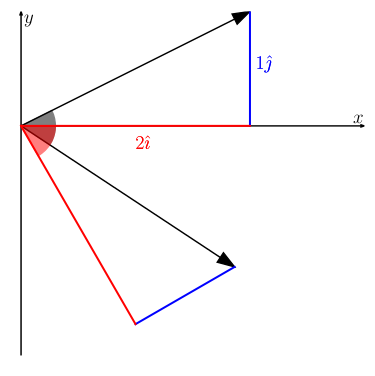

The script that saved this image:
import matplotlib.pyplot as plt
from matplotlib.patches import Wedge
import numpy as np

plt.rcParams['text.usetex'] = True
plt.rcParams['font.family'] = 'Computer Modern'

fig, ax = plt.subplots()

ax.set_xlim(-0.1, 3)
ax.set_ylim(-2.1, 1)
ax.set_box_aspect(1)

ax.arrow(0, 0, 0, 1, head_width = 0.02, length_includes_head=True, color='black')

ax.text(0.025, 0.9, '$y$', size='x-large')

ax.arrow(0, 0, 0, -2, head_width = 0, length_includes_head=True, color='black')

ax.arrow(0, 0, 3, 0, head_width = 0.02, length_includes_head=True, color='black')

ax.text(2.9, 0.025, '$x$', size='x-large')

rotangle = -60
rotMatrix = np.array([[np.cos(np.radians(rotangle)), -np.sin(np.radians(rotangle))], 
[np.sin(np.radians(rotangle)), np.cos(np.radians(rotangle))]])

plt.arrow(0, 0, 2, 1, head_width=0.1, color='black', length_includes_head=True)

temp = np.matmul(rotMatrix, ([2], [1]))
plt.arrow(0, 0, temp[0][0], temp[1][0], head_width=0.1, color='black', length_includes_head=True)

y = np.linspace(0, 1, 100)
x = np.full_like(y, 2)

plt.plot(x, y, color='blue')
plt.text(2.05, 0.5, "$1\hat{\jmath}$", color='blue', size='x-large')

temp = np.matmul(rotMatrix, (x, y))

y = temp[1]
x = temp[0]

plt.plot(x, y, color='blue')
plt.text(2.05, 0.5, "$1\hat{\jmath}$", color='blue', size='x-large')

x = np.linspace(0, 2, 100)
y = np.full_like(x, 0)

plt.plot(x, y, color='red')
plt.text(1, -0.2, "$2\hat{\imath}$", color='red', size='x-large')

temp = np.matmul(rotMatrix, (x, y))

y = temp[1]
x = temp[0]

plt.plot(x, y, color='red')
plt.text(1, -0.2, "$2\hat{\imath}$", color='red', size='x-large')

wedge = Wedge((0, 0), 0.3, theta2 = np.degrees(np.atan(0.5)), theta1 = np.degrees(np.atan(0.5)) - 60, color='black', alpha=0.5)
ax.add_patch(wedge)

wedge = Wedge((0, 0), 0.3, theta2 = 0, theta1 = -60, color='red', alpha=0.5)
ax.add_patch(wedge)

ax.set_axis_off()

plt.savefig('vectorTransformation.svg', bbox_inches='tight')

plt.show()
